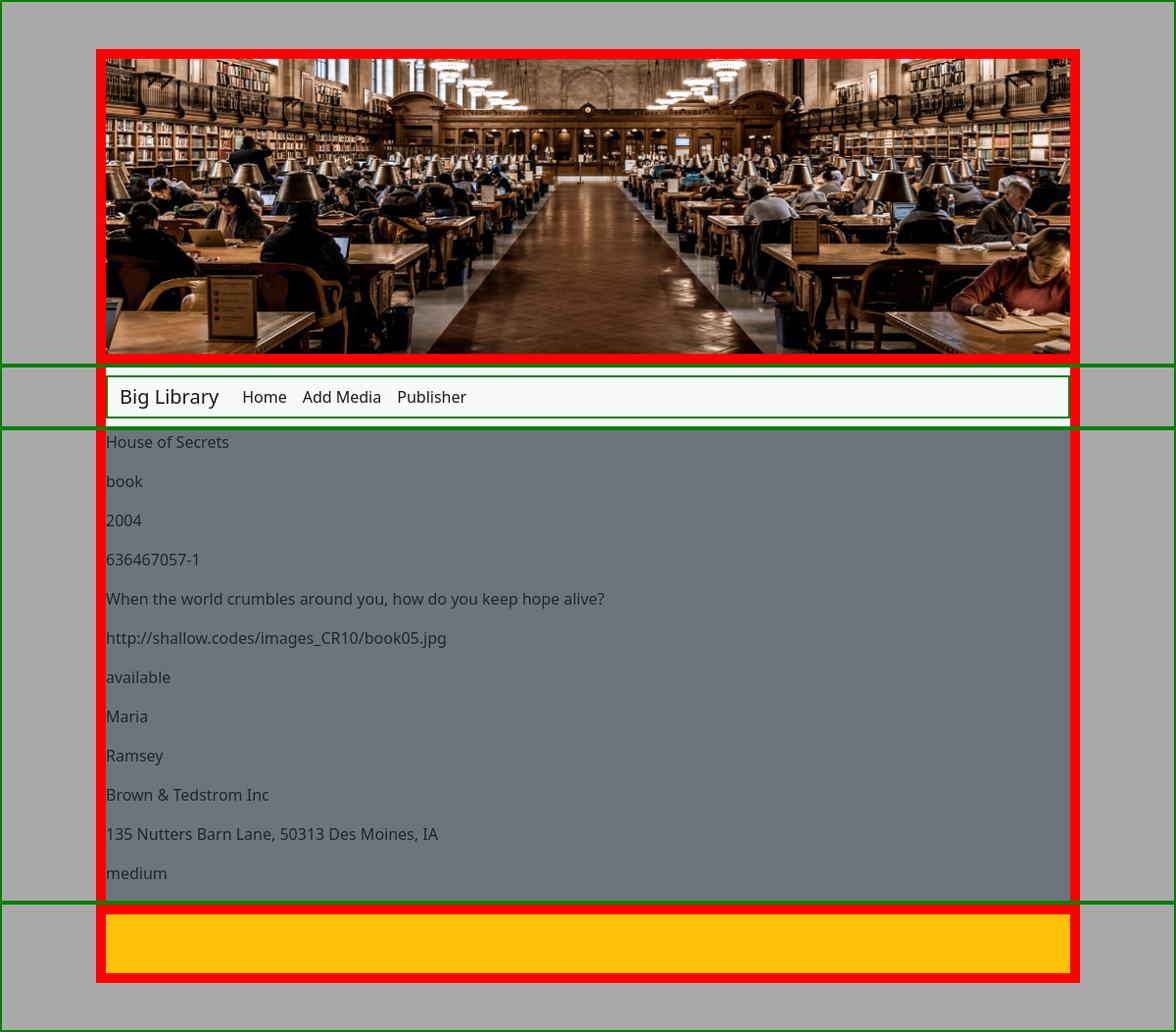
Page /php/details.php?id=304 on the earlier database version.
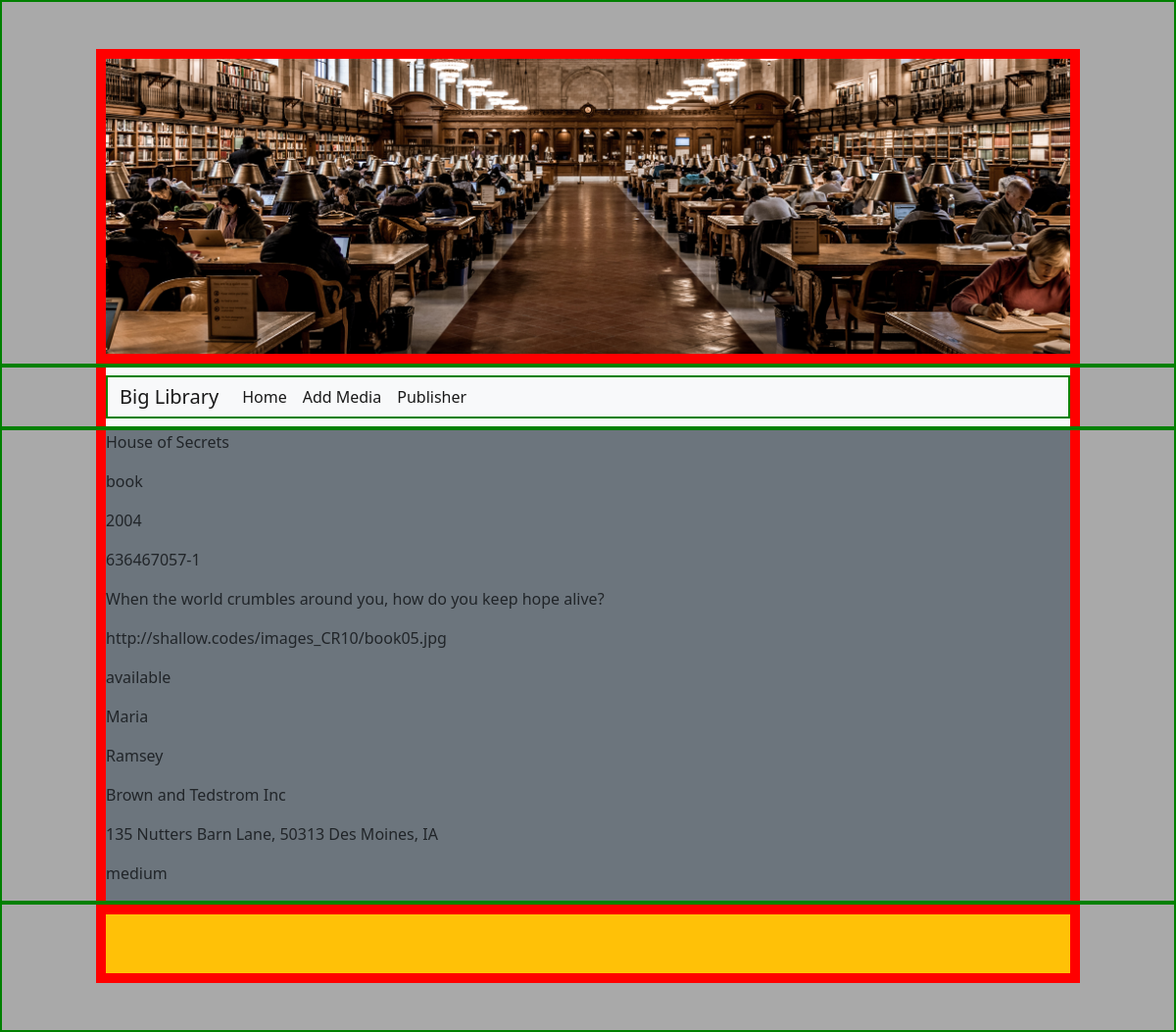
Same page on the later database version.
### tables this page shows
CREATE TABLE `library_all_media` (
  `id` int(11) NOT NULL,
  `media_title` varchar(50) NOT NULL,
  `media_type` varchar(4) NOT NULL,
  `media_date` year(4) NOT NULL,
  `media_isbn` varchar(11) NOT NULL,
  `media_descr` varchar(100) NOT NULL,
  `media_image` varchar(100) NOT NULL,
  `media_status` varchar(9) NOT NULL,
  `author_fname` varchar(20) NOT NULL,
  `author_lname` varchar(20) NOT NULL,
  `pub_name` varchar(30) NOT NULL,
  `pub_address` varchar(50) NOT NULL,
  `pub_size` varchar(6) NOT NULL
);

### php/details.php (the view, shortened to what this page needs)
<?php
require_once 'actions/db_connect.php';
if ($_GET['id']) {
    $id = $_GET['id'];
    $sql = "SELECT * FROM library_all_media WHERE id = {$id}";
    $result = $connect->query($sql);
    if ($result->num_rows == 1) {
        $data = $result->fetch_assoc();
        $media_title = $data['media_title'];
        $media_type = $data['media_type'];
        $media_date = $data['media_date'];
        $media_isbn = $data['media_isbn'];
        $media_descr = $data['media_descr'];
        $media_image = $data['media_image'];
        $media_status = $data['media_status'];
        $author_fname = $data['author_fname'];
        $author_lname = $data['author_lname'];
        $pub_name = $data['pub_name'];
        $pub_address = $data['pub_address'];
        $pub_size = $data['pub_size'];
    } else {
        header("location: error.php");
    }
} else {
    header("location: error.php");
}
?>
<!DOCTYPE html>
<html lang="en">
<head>
    <?php require_once 'components/bootstrap.php' ?>
    <link rel="stylesheet" type="text/css" href="../styles/styles.css">
</head>
<body>
    <?php include_once "header.php" ?>
    <?php include_once "navbar.php" ?>
    <div class="container-fluid mx-auto px-5">
        <div class="wrapIndex mx-5 bg-secondary">
            <div>
                <p><?php echo $media_title ?></p>
                <p><?php echo $media_type ?></p>
                <p><?php echo $media_date ?></p>
                <p><?php echo $media_isbn ?></p>
                <p><?php echo $media_descr ?></p>
                <p><?php echo $media_image ?></p>
                <p><?php echo $media_status ?></p>
                <p><?php echo $author_fname ?></p>
                <p><?php echo $author_lname ?></p>
                <p><?php echo $pub_name ?></p>
                <p><?php echo $pub_address ?></p>
                <p><?php echo $pub_size ?></p>
            </div>
        </div>
    </div>
    <?php include_once "footer.php" ?>
</body>
</html>

Differences in the rows shown:
changed library_all_media "House of Secrets": pub_name "Brown & Tedstrom Inc" → "Brown and Tedstrom Inc"
